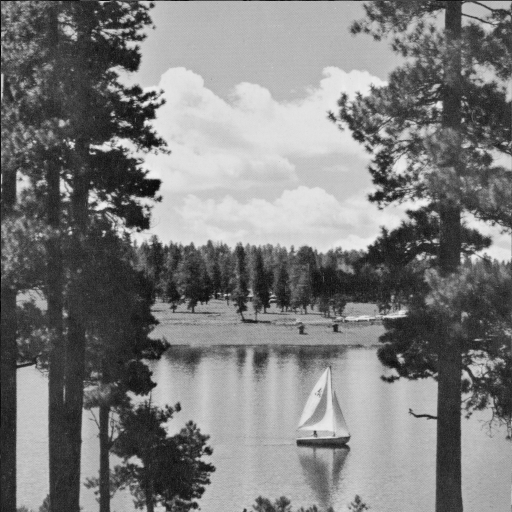
%> input picture LAKE.TIF, 512 x 512 px
$ octave q12.m   (GNU Octave 9; MATLAB toolbox functions it lacks are replaced by stand-ins)
%> lines starting %> are read from the running program, lines starting %| are printed output that depends on the picture; in (x1, y1, x2, y2) boxes, pixels count from 0 and x2, y2 are one past the last pixel; in counts of white or black regions, pixels touching at a corner belong together; the program's own positions count from 1
im=imread('LAKE.TIF');
%> im is the input picture: size 512x512 uint8; min 1, max 239, mean 124.7
im=double(im);
%> im: size 512x512 double
im1=im(420:427,45:52);
%> im1 = [196 202 195 192 126 76 55 42; 195 198 197 189 133 78 57 51; 199 200 199 194 149 83 54 43; 193 201 193 195 157 80 52 55; 200 195 202 197 149 71 49 60; 192 204 201 197 139 65 59 45; 191 193 198 192 127 67 60 58; 193 192 199 190 127 72 74 62]
im2=im(427:434,298:305);
%> im2 = [188 194 186 173 164 169 180 187; 186 173 153 158 172 195 204 211; 177 164 176 186 207 210 216 216; 178 179 197 197 196 205 201 206; 158 179 173 186 183 184 194 187; 171 158 177 180 185 179 178 182; 176 174 183 177 174 180 176 181; 183 184 170 180 177 172 182 174]
im3=im(30:37,230:237);
%> im3 = [187 185 182 187 183 186 184 184; 187 185 182 187 181 185 181 182; 183 185 192 183 194 186 178 189; 186 184 185 191 179 186 183 181; 183 184 187 178 190 182 181 187; 188 181 182 189 184 184 185 181; 181 181 180 185 186 185 183 184; 182 185 187 184 187 181 185 186]
% imagesc(im1);
q =[

    16,    11 ,   10  ,  16 ,  24,    40 ,   51,    61
,    12 ,   12,    14,    19 ,   26 ,   58  ,  60 ,   55,
    14  ,  13 ,   16 ,   24,    40  ,  57 ,   69 ,   56,
    14,    17,    22,    29,    51 ,   87,    80 ,   62,
    18 ,   22 ,   37 ,   56,    68 ,  109,   103 ,   77,
    24 ,   35 ,   55 ,   64 ,   81,   104,   113,    92
,    49 ,   64 ,   78  ,  87  , 103  , 121 ,  120  , 101
 ,   72 ,   92 ,   95  ,  98  , 112,   100,   103,    99];
c=2;
dim1=dct2(im1);
%> dim1 = [1106.1 476.1 -119.6 -85.9 50.88 15.94 -24.47 -1.37; -0.601 11.26 -8.94 15.64 -3 -8.27 3.77 -6.64; -11.78 -5.54 17.63 -5.79 -16.67 17.65 -0.0936 -6.62; -7.68 11.02 0.877 -8.38 -0.00876 2.33 -3.32 -2.58; 4.38 -5.17 1.95 0.638 5.63 -2.54 1.76 -0.299; -3.44 1.17 -3.98 2.78 -0.639 -3.03 -3.12 -3.73; 2.58 7.78 -6.09 4.73 -5.95 2.76 -5.88 1.3; 0.232 2.81 1.08 -0.471 4.27 2.56 7.73 0.657]
imagesc(dim1);
dim2=dct2(im2);
%> dim2 = [1462.6 -49.02 12.61 1.44 1.38 3.56 0.0552 0.024; 25.76 -22.16 25.45 4.51 -3.17 -3.21 2.32 -0.749; -28.89 35.18 28.53 2.1 -1.68 -1.8 -4.78 -2.41; -34.19 25.27 -0.57 -14.26 -3.66 -1.26 1.11 -0.763; 3.88 26.87 -5.97 -15.56 -9.38 -1.08 -11.46 -5.86; 18.29 15.19 -12.49 -13.54 -2.06 1.46 14.54 4.17; 5.06 0.148 -13.78 -0.113 8.68 3.38 -0.282 8.46; -1.46 -4.03 -4.86 -2.69 -4.27 -1.92 -8.67 -0.535]
% figure
% imagesc(dim2);
dim3=dct2(im3);
%> dim3 = [1475.1 2.19 -4.26 -0.251 4.63 -1.37 2.44 -0.585; 2.58 4.14 1.01 1.12 -0.29 -0.223 2.94 -4.32; -0.655 -1.66 1.59 0.715 -0.147 1.32 -3.44 -2.23; -3.09 -0.641 2.65 5.28 1.38 4.9 -2.66 -2.44; 0.375 0.531 2.61 -2.37 -2.63 0.344 -1.22 1.02; 0.224 -1.61 -2.41 1.2 0.0109 3.67 -0.0564 -4.95; 5.28 0.496 -1.69 -1.51 1.28 -1.71 1.41 4.49; 1.38 -4.52 -0.989 -1.97 0.971 -12.83 3.02 9.41]
% figure
% imagesc(dim3);
dim=im;
dim(420:427,45:52)=dim1;
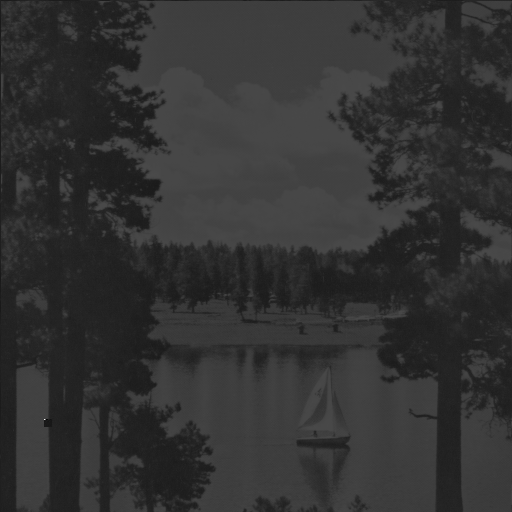
%> dim: size 512x512 double; min -119.6, max 1106.1, mean 124.7; drawn with min black and max white
dim(427:434,298:305)=dim2;
%> dim: size 512x512 double; 0.02% of pixels changed, all inside (x1, y1, x2, y2) = (297, 426, 305, 434)
dim(30:37,230:237)=dim3;
%> dim: size 512x512 double; min -119.6, max 1475.1, mean 124.6

qim=im;
qim1=round(dim1./(q*c));
%> qim1 = [35 22 -6 -3 1 0 0 0; 0 0 0 0 0 0 0 0; 0 0 1 0 0 0 0 0; 0 0 0 0 0 0 0 0; 0 0 0 0 0 0 0 0; 0 0 0 0 0 0 0 0; 0 0 0 0 0 0 0 0; 0 0 0 0 0 0 0 0]
figure
imagesc(qim1);
qim2=round(dim2./(q*c));
%> qim2 = [46 -2 1 0 0 0 0 0; 1 -1 1 0 0 0 0 0; -1 1 1 0 0 0 0 0; -1 1 0 0 0 0 0 0; 0 1 0 0 0 0 0 0; 0 0 0 0 0 0 0 0; 0 0 0 0 0 0 0 0; 0 0 0 0 0 0 0 0]
% figure
% imagesc(qim2);
qim3=round(dim3./(q*c));
%> qim3 = [46 0 0 0 0 0 0 0; 0 0 0 0 0 0 0 0; 0 0 0 0 0 0 0 0; 0 0 0 0 0 0 0 0; 0 0 0 0 0 0 0 0; 0 0 0 0 0 0 0 0; 0 0 0 0 0 0 0 0; 0 0 0 0 0 0 0 0]
% figure
% imagesc(qim3);
qim(420:427,45:52)=qim1;
%> qim: size 512x512 double; min -6, max 239, mean 124.7
qim(427:434,298:305)=qim2;
%> qim: size 512x512 double; min -6, max 239, mean 124.7; mean of the top-left, top-right, bottom-left and bottom-right quarters 129.1, 146.8, 99.2, 123.6
qim(30:37,230:237)=qim3;
%> qim: size 512x512 double; min -6, max 239, mean 124.6

rim=im;
rim1=idct2(qim1.*q*c);
%> rim1 = [203 203.2 203.5 184.9 132.6 75.11 54.26 63.42; 199 201.5 205.1 188.9 136.6 76.77 52.6 59.42; 193.4 199.2 207.5 194.5 142.3 79.11 50.26 53.77; 189.4 197.5 209.1 198.5 146.3 80.77 48.6 49.77; 189.4 197.5 209.1 198.5 146.3 80.77 48.6 49.77; 193.4 199.2 207.5 194.5 142.3 79.11 50.26 53.77; 199 201.5 205.1 188.9 136.6 76.77 52.6 59.42; 203 203.2 203.5 184.9 132.6 75.11 54.26 63.42]
figure
imagesc(rim1);
rim2=idct2(qim2.*q*c);
%> rim2 = [203 192.3 176.7 164.4 161.6 168.7 180.3 188.9; 178.7 175 170.9 171.3 179 192.8 207.7 217.4; 168 170.1 174.9 183.3 194.9 207.9 219.5 226.3; 178.2 181.3 186.5 192.1 196.8 199.7 201.1 201.5; 180.1 182.9 186.9 189.8 189.8 187.1 183.1 180.3; 169.3 172.1 176.4 180.6 183.1 183.5 182.7 181.8; 172 172.6 173.7 175.6 178.1 180.9 183.2 184.6; 187.9 184.9 180.5 176.6 174.7 175.1 176.9 178.4]
% figure
% imagesc(rim2);
rim3=idct2(qim3.*q*c);
%> rim3 = [184 184 184 184 184 184 184 184; 184 184 184 184 184 184 184 184; 184 184 184 184 184 184 184 184; 184 184 184 184 184 184 184 184; 184 184 184 184 184 184 184 184; 184 184 184 184 184 184 184 184; 184 184 184 184 184 184 184 184; 184 184 184 184 184 184 184 184]
% figure
% imagesc(rim3);
rim(420:427,45:52)=rim1;
%> rim: size 512x512 double; min 1, max 239, mean 124.7; mean of the top-left, top-right, bottom-left and bottom-right quarters 129.1, 146.8, 99.3, 123.8
rim(427:434,298:305)=rim2;
rim(30:37,230:237)=rim3;
